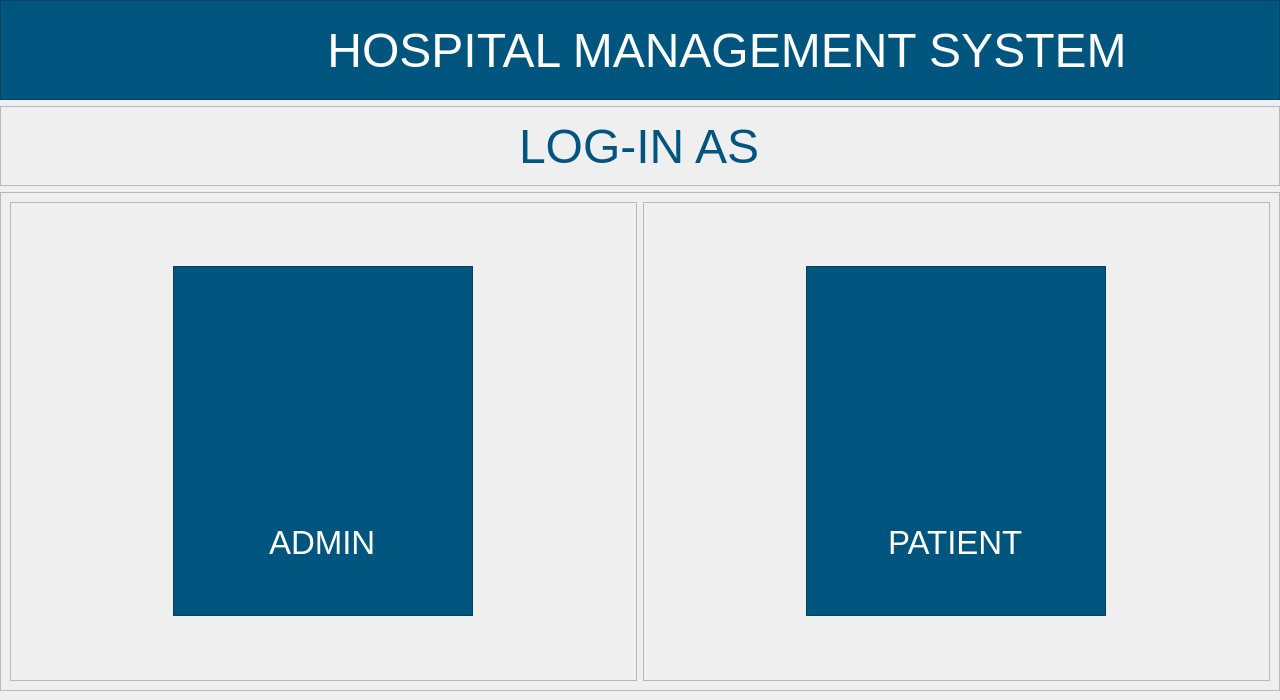
<?xml version="1.0" encoding="UTF-8"?>
<ui version="4.0">
 <class>MainWindow</class>
 <widget class="QMainWindow" name="MainWindow">
  <property name="geometry">
   <rect>
    <x>0</x>
    <y>0</y>
    <width>1280</width>
    <height>700</height>
   </rect>
  </property>
  <property name="windowTitle">
   <string>MainWindow</string>
  </property>
  <widget class="QWidget" name="centralwidget">
   <layout class="QVBoxLayout" name="verticalLayout_2">
    <property name="leftMargin">
     <number>0</number>
    </property>
    <property name="topMargin">
     <number>0</number>
    </property>
    <property name="rightMargin">
     <number>0</number>
    </property>
    <item>
     <widget class="QFrame" name="header_frame">
      <property name="sizePolicy">
       <sizepolicy hsizetype="Preferred" vsizetype="Preferred">
        <horstretch>0</horstretch>
        <verstretch>0</verstretch>
       </sizepolicy>
      </property>
      <property name="minimumSize">
       <size>
        <width>1280</width>
        <height>100</height>
       </size>
      </property>
      <property name="maximumSize">
       <size>
        <width>16777215</width>
        <height>100</height>
       </size>
      </property>
      <property name="styleSheet">
       <string notr="true">background-color:rgb(0, 85, 127);</string>
      </property>
      <property name="frameShape">
       <enum>QFrame::StyledPanel</enum>
      </property>
      <property name="frameShadow">
       <enum>QFrame::Raised</enum>
      </property>
      <layout class="QHBoxLayout" name="horizontalLayout">
       <property name="sizeConstraint">
        <enum>QLayout::SetDefaultConstraint</enum>
       </property>
       <property name="leftMargin">
        <number>0</number>
       </property>
       <property name="topMargin">
        <number>0</number>
       </property>
       <property name="rightMargin">
        <number>0</number>
       </property>
       <property name="bottomMargin">
        <number>0</number>
       </property>
       <item>
        <widget class="QFrame" name="logo_frame">
         <property name="minimumSize">
          <size>
           <width>80</width>
           <height>50</height>
          </size>
         </property>
         <property name="maximumSize">
          <size>
           <width>100</width>
           <height>16777215</height>
          </size>
         </property>
         <property name="styleSheet">
          <string notr="true">background-color:transparent;
margin-top:6px;
margin-bottom:0px;</string>
         </property>
         <property name="frameShape">
          <enum>QFrame::StyledPanel</enum>
         </property>
         <property name="frameShadow">
          <enum>QFrame::Raised</enum>
         </property>
         <widget class="QLabel" name="backBtn">
          <property name="geometry">
           <rect>
            <x>20</x>
            <y>10</y>
            <width>61</width>
            <height>71</height>
           </rect>
          </property>
          <property name="cursor">
           <cursorShape>PointingHandCursor</cursorShape>
          </property>
          <property name="styleSheet">
           <string notr="true"/>
          </property>
          <property name="text">
           <string/>
          </property>
          <property name="pixmap">
           <pixmap resource="../../assets/resources.qrc">:/reosurces_logo/caduceus-svgrepo-com.svg</pixmap>
          </property>
          <property name="scaledContents">
           <bool>true</bool>
          </property>
          <property name="alignment">
           <set>Qt::AlignCenter</set>
          </property>
         </widget>
        </widget>
       </item>
       <item>
        <widget class="QFrame" name="title_frame">
         <property name="minimumSize">
          <size>
           <width>1280</width>
           <height>0</height>
          </size>
         </property>
         <property name="font">
          <font>
           <pointsize>42</pointsize>
          </font>
         </property>
         <property name="styleSheet">
          <string notr="true">background-color:transparent;</string>
         </property>
         <property name="frameShape">
          <enum>QFrame::StyledPanel</enum>
         </property>
         <property name="frameShadow">
          <enum>QFrame::Raised</enum>
         </property>
         <layout class="QVBoxLayout" name="verticalLayout">
          <item alignment="Qt::AlignHCenter">
           <widget class="QLabel" name="title_label">
            <property name="minimumSize">
             <size>
              <width>800</width>
              <height>0</height>
             </size>
            </property>
            <property name="font">
             <font>
              <pointsize>36</pointsize>
             </font>
            </property>
            <property name="styleSheet">
             <string notr="true">color:#fff;</string>
            </property>
            <property name="text">
             <string>HOSPITAL MANAGEMENT SYSTEM</string>
            </property>
            <property name="alignment">
             <set>Qt::AlignCenter</set>
            </property>
           </widget>
          </item>
         </layout>
        </widget>
       </item>
      </layout>
     </widget>
    </item>
    <item>
     <widget class="QFrame" name="frame_15">
      <property name="maximumSize">
       <size>
        <width>16777215</width>
        <height>80</height>
       </size>
      </property>
      <property name="frameShape">
       <enum>QFrame::StyledPanel</enum>
      </property>
      <property name="frameShadow">
       <enum>QFrame::Raised</enum>
      </property>
      <layout class="QVBoxLayout" name="verticalLayout_22">
       <item alignment="Qt::AlignHCenter">
        <widget class="QLabel" name="label_19">
         <property name="font">
          <font>
           <pointsize>36</pointsize>
          </font>
         </property>
         <property name="styleSheet">
          <string notr="true">color:rgb(0, 85, 127);</string>
         </property>
         <property name="text">
          <string>LOG-IN AS</string>
         </property>
        </widget>
       </item>
      </layout>
     </widget>
    </item>
    <item>
     <widget class="QFrame" name="frame">
      <property name="frameShape">
       <enum>QFrame::StyledPanel</enum>
      </property>
      <property name="frameShadow">
       <enum>QFrame::Raised</enum>
      </property>
      <layout class="QHBoxLayout" name="horizontalLayout_2">
       <item>
        <widget class="QFrame" name="frame_2">
         <property name="frameShape">
          <enum>QFrame::StyledPanel</enum>
         </property>
         <property name="frameShadow">
          <enum>QFrame::Raised</enum>
         </property>
         <layout class="QGridLayout" name="gridLayout">
          <item row="0" column="0">
           <widget class="QFrame" name="adminBtn">
            <property name="maximumSize">
             <size>
              <width>300</width>
              <height>350</height>
             </size>
            </property>
            <property name="cursor">
             <cursorShape>PointingHandCursor</cursorShape>
            </property>
            <property name="styleSheet">
             <string notr="true">BACKGROUND-color:rgb(0, 85, 127);
COLOR:WHITE;
BORDER-RADIUS:5PX;</string>
            </property>
            <property name="frameShape">
             <enum>QFrame::StyledPanel</enum>
            </property>
            <property name="frameShadow">
             <enum>QFrame::Raised</enum>
            </property>
            <layout class="QVBoxLayout" name="verticalLayout_3">
             <property name="leftMargin">
              <number>0</number>
             </property>
             <property name="topMargin">
              <number>50</number>
             </property>
             <property name="rightMargin">
              <number>0</number>
             </property>
             <property name="bottomMargin">
              <number>0</number>
             </property>
             <item alignment="Qt::AlignHCenter|Qt::AlignVCenter">
              <widget class="QLabel" name="label">
               <property name="maximumSize">
                <size>
                 <width>150</width>
                 <height>150</height>
                </size>
               </property>
               <property name="text">
                <string/>
               </property>
               <property name="pixmap">
                <pixmap resource="../../assets/resources.qrc">:/reosurces_logo/admin-with-cogwheels-svgrepo-com.svg</pixmap>
               </property>
               <property name="scaledContents">
                <bool>true</bool>
               </property>
               <property name="margin">
                <number>0</number>
               </property>
              </widget>
             </item>
             <item alignment="Qt::AlignHCenter">
              <widget class="QLabel" name="label_2">
               <property name="font">
                <font>
                 <pointsize>25</pointsize>
                </font>
               </property>
               <property name="text">
                <string>ADMIN</string>
               </property>
              </widget>
             </item>
            </layout>
           </widget>
          </item>
         </layout>
        </widget>
       </item>
       <item>
        <widget class="QFrame" name="frame_3">
         <property name="frameShape">
          <enum>QFrame::StyledPanel</enum>
         </property>
         <property name="frameShadow">
          <enum>QFrame::Raised</enum>
         </property>
         <layout class="QGridLayout" name="gridLayout_2">
          <item row="0" column="0">
           <widget class="QFrame" name="frame_5">
            <property name="maximumSize">
             <size>
              <width>300</width>
              <height>350</height>
             </size>
            </property>
            <property name="cursor">
             <cursorShape>PointingHandCursor</cursorShape>
            </property>
            <property name="styleSheet">
             <string notr="true">BACKGROUND-color:rgb(0, 85, 127);
COLOR:WHITE;
BORDER-RADIUS:5PX;</string>
            </property>
            <property name="frameShape">
             <enum>QFrame::StyledPanel</enum>
            </property>
            <property name="frameShadow">
             <enum>QFrame::Raised</enum>
            </property>
            <layout class="QVBoxLayout" name="verticalLayout_4">
             <property name="leftMargin">
              <number>0</number>
             </property>
             <property name="topMargin">
              <number>50</number>
             </property>
             <property name="rightMargin">
              <number>0</number>
             </property>
             <property name="bottomMargin">
              <number>0</number>
             </property>
             <item alignment="Qt::AlignHCenter|Qt::AlignVCenter">
              <widget class="QLabel" name="label_3">
               <property name="maximumSize">
                <size>
                 <width>150</width>
                 <height>150</height>
                </size>
               </property>
               <property name="text">
                <string/>
               </property>
               <property name="pixmap">
                <pixmap resource="../../assets/resources.qrc">:/reosurces_logo/patient-bed-hospital-svgrepo-com.svg</pixmap>
               </property>
               <property name="scaledContents">
                <bool>true</bool>
               </property>
               <property name="margin">
                <number>0</number>
               </property>
              </widget>
             </item>
             <item alignment="Qt::AlignHCenter">
              <widget class="QLabel" name="label_4">
               <property name="font">
                <font>
                 <pointsize>25</pointsize>
                </font>
               </property>
               <property name="text">
                <string>PATIENT</string>
               </property>
              </widget>
             </item>
            </layout>
           </widget>
          </item>
         </layout>
        </widget>
       </item>
      </layout>
     </widget>
    </item>
   </layout>
  </widget>
 </widget>
 <resources>
  <include location="../../assets/resources.qrc"/>
 </resources>
 <connections/>
</ui>
